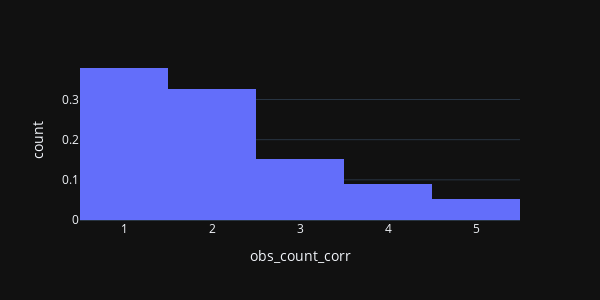

The code cell stored with this chart in its notebook:
### Markdown cell above
### Verify targets

### Code cell
idx = raw_data['obs_count_corr'] > 0
px.histogram(raw_data[idx], x="obs_count_corr", height=300, width=600, nbins=8,
             histnorm='probability density')

### Figure 1 — Plotly figure (JSON) as saved in the notebook; plotly's stock layout.template omitted (floating-point values rounded to 4 significant figures; data arrays with more than 128 entries replaced by an {"elided": "..."} marker saying what was removed)
{"data": [{"alignmentgroup": "True", "bingroup": "x", "histnorm": "probability density", "hovertemplate": "obs_count_corr=%{x}<br>count=%{y}<extra></extra>", "legendgroup": "", "marker": {"color": "#636efa"}, "name": "", "nbinsx": 8, "offsetgroup": "", "orientation": "v", "showlegend": false, "type": "histogram", "x": {"elided": "1699 int values"}, "xaxis": "x", "yaxis": "y"}], "layout": {"barmode": "relative", "height": 300, "legend": {"tracegroupgap": 0}, "margin": {"t": 60}, "width": 600, "xaxis": {"anchor": "y", "autorange": true, "domain": [0, 1], "range": [0.5, 5.5], "title": {"text": "obs_count_corr"}, "type": "linear"}, "yaxis": {"anchor": "x", "autorange": true, "domain": [0, 1], "range": [0, 0.3984], "title": {"text": "count"}}}}
